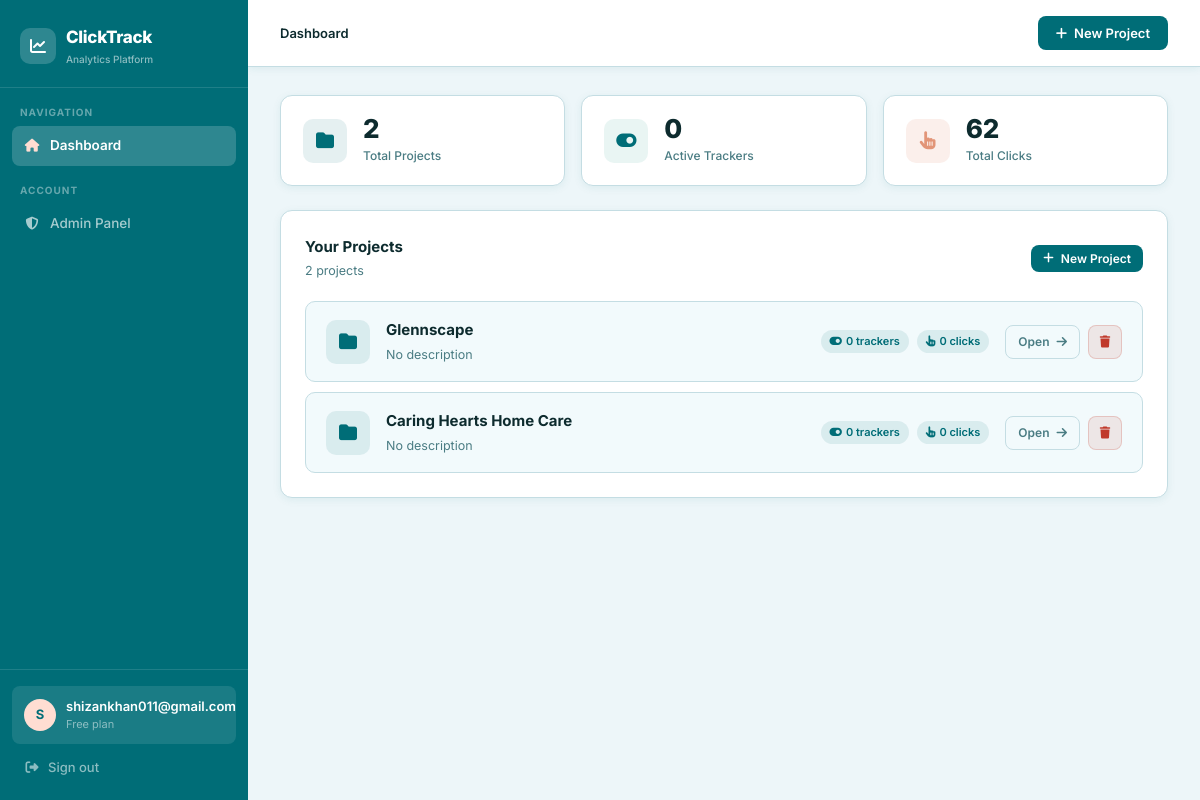
The page /dashboard/ (signed in) on the database its author committed.
### tracker/models.py (models this page shows, shortened)
class Project(models.Model):
    user = models.ForeignKey(User, on_delete=models.CASCADE, related_name='projects')
    name = models.CharField(max_length=200)
    description = models.TextField(blank=True)
    created_at = models.DateTimeField(auto_now_add=True)

### tracker/views.py (the view, shortened to what this page needs)
# urls.py: path('dashboard/', tracker_views.main_dashboard, name='dashboard'),
@login_required
def main_dashboard(request):
    projects = request.user.projects.annotate(
        button_count=Count('buttons'),
        click_count=Count('buttons__clicks')
    ).order_by('-created_at')
    total_projects = projects.count()
    total_buttons = ButtonTracker.objects.filter(project__user=request.user).count()
    total_clicks = ClickEvent.objects.filter(tracker__project__user=request.user).count()
    total_site_clicks = PageClickEvent.objects.filter(tracker__project__user=request.user).count()
    context = {
        'projects': projects,
        'total_projects': total_projects,
        'total_buttons': total_buttons,
        'total_clicks': total_clicks + total_site_clicks,
    }
    return render(request, 'tracker/main_dashboard.html', context)

### tracker/templates/tracker/main_dashboard.html (shortened to what this page needs)
{% extends "base.html" %}
{% block nav_dashboard %}active{% endblock %}
{% block page_heading %}Dashboard{% endblock %}
{% block topbar_actions %}
<button class="btn btn-primary" onclick="document.getElementById('createProjectModal').classList.add('open')">
    <i class="fa-solid fa-plus"></i> New Project
</button>
{% endblock %}
{% block content %}
<div class="stats-grid">
    <div class="stat-card">
        <div class="stat-icon indigo"><i class="fa-solid fa-folder"></i></div>
        <div>
            <div class="stat-value">{{ total_projects }}</div>
            <div class="stat-label">Total Projects</div>
        </div>
    </div>
    <div class="stat-card">
        <div class="stat-icon teal"><i class="fa-solid fa-toggle-on"></i></div>
        <div>
            <div class="stat-value">{{ total_buttons }}</div>
            <div class="stat-label">Active Trackers</div>
        </div>
    </div>
    <div class="stat-card">
        <div class="stat-icon yellow"><i class="fa-solid fa-hand-pointer"></i></div>
        <div>
            <div class="stat-value">{{ total_clicks }}</div>
            <div class="stat-label">Total Clicks</div>
        </div>
    </div>
</div>
<div class="card">
    <div class="card-header">
        <div>
            <div class="card-title">Your Projects</div>
            <div class="card-subtitle">{{ total_projects }} project{{ total_projects|pluralize }}</div>
        </div>
        <button class="btn btn-primary btn-sm" onclick="document.getElementById('createProjectModal').classList.add('open')">
            <i class="fa-solid fa-plus"></i> New Project
        </button>
    </div>
    {% if projects %}
    <div style="display:flex; flex-direction:column; gap:10px;">
        {% for p in projects %}
        <div style="
            display:flex; align-items:center; gap:16px;
            background:var(--surface2); border:1px solid var(--border);
            border-radius:10px; padding:16px 20px;
            transition: border-color 0.2s, box-shadow 0.2s;
            cursor: default;
        " onmouseover="this.style.borderColor='var(--accent)'; this.style.boxShadow='0 2px 12px rgba(0,109,119,0.10)'"
           onmouseout="this.style.borderColor='var(--border)'; this.style.boxShadow='none'">
            <div style="
                width:44px; height:44px; border-radius:10px;
                background:var(--accent-light); color:var(--accent);
                display:flex; align-items:center; justify-content:center;
                font-size:18px; flex-shrink:0;
            ">
                <i class="fa-solid fa-folder"></i>
            </div>
            <div style="flex:1; min-width:0;">
                <div style="font-weight:700; font-size:15px; color:var(--text); margin-bottom:3px;">{{ p.name }}</div>
                <div style="color:var(--text-muted); font-size:12.5px; white-space:nowrap; overflow:hidden; text-overflow:ellipsis;">
                    {{ p.description|default:"No description" }}
                </div>
            </div>
            <div style="display:flex; align-items:center; gap:8px; flex-shrink:0;">
                <span class="badge badge-indigo">
                    <i class="fa-solid fa-toggle-on" style="margin-right:4px;"></i>
                    {{ p.button_count }} tracker{{ p.button_count|pluralize }}
                </span>
                <span class="badge badge-green">
                    <i class="fa-solid fa-hand-pointer" style="margin-right:4px;"></i>
                    {{ p.click_count }} click{{ p.click_count|pluralize }}
                </span>
            </div>
            <div style="display:flex; gap:8px; flex-shrink:0;">
                <a href="{% url 'project_dashboard' p.id %}" class="btn btn-ghost btn-sm">
                    Open <i class="fa-solid fa-arrow-right"></i>
                </a>
                <button class="btn btn-danger btn-sm btn-icon" title="Delete project"
                    onclick="confirmDelete('{% url 'delete_project' p.id %}', '{{ p.name|escapejs }}', 'project')">
                    <i class="fa-solid fa-trash"></i>
                </button>
            </div>
        </div>
        {% endfor %}
    </div>
    {% endif %}
</div>
{% endblock %}

### tracker/templates/base.html (shortened to what this page needs)
<!DOCTYPE html>
<html lang="en">
<head>
    <link rel="stylesheet" href="https://cdnjs.cloudflare.com/ajax/libs/font-awesome/6.5.0/css/all.min.css">
</head>
<body>
<div class="layout">
    <aside class="sidebar">
        <div class="sidebar-brand">
            <a href="{% url 'dashboard' %}" class="logo">
                <div class="logo-icon"><i class="fa-solid fa-chart-line"></i></div>
                <div>
                    <div class="logo-text">ClickTrack</div>
                    <div class="logo-sub">Analytics Platform</div>
                </div>
            </a>
        </div>
        <nav class="sidebar-nav">
            <div class="nav-label">Navigation</div>
            <a href="{% url 'dashboard' %}" class="nav-link {% block nav_dashboard %}{% endblock %}">
                <i class="fa-solid fa-house"></i> Dashboard
            </a>
            <div class="nav-label">Account</div>
            <a href="/admin/" class="nav-link">
                <i class="fa-solid fa-shield-halved"></i> Admin Panel
            </a>
        </nav>
        <div class="sidebar-footer">
            <div class="user-info">
                <div class="user-avatar">{{ request.user.username|first|upper }}</div>
                <div>
                    <div class="user-name">{{ request.user.username }}</div>
                    <div class="user-role">Free plan</div>
                </div>
            </div>
            <form method="POST" action="{% url 'logout' %}">
                <button type="submit" class="btn-logout">
                    <i class="fa-solid fa-right-from-bracket"></i> Sign out
                </button>
            </form>
        </div>
    </aside>
    <div class="main">
        <div class="topbar">
            <div class="topbar-left">
                {% block breadcrumb %}
                <nav class="breadcrumb">
                    <span class="current">{% block page_heading %}Dashboard{% endblock %}</span>
                </nav>
                {% endblock %}
            </div>
            <div>{% block topbar_actions %}{% endblock %}</div>
        </div>
        <div class="content">
            {% block content %}{% endblock %}
        </div>
    </div>
</div>
</body>
</html>

### rows shown on the page
Project: name "Glennscape", description "No description", button_count "0", click_count "0"
Project: name "Caring Hearts Home Care", description "No description", button_count "0", click_count "0"

### other values the page prints
{{ request.user.username|first|upper }} "S"
{{ request.user.username }} "shizankhan011@gmail.com"
{{ total_projects }} "2"
{{ total_buttons }} "0"
{{ total_clicks }} "62"
